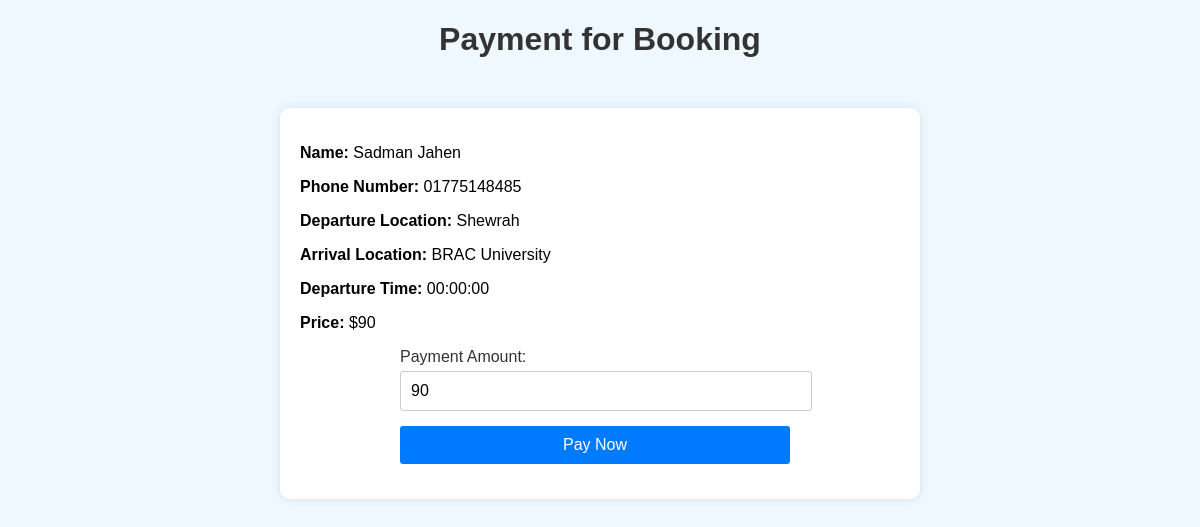
Screenshot of /transaction.php?booking_id=30 (signed in) with the database file from the repository.
### tables this page shows
CREATE TABLE `users` (
  `user_id` int(11) NOT NULL,
  `username` varchar(50) DEFAULT NULL,
  `password` varchar(255) DEFAULT NULL,
  `email` varchar(100) DEFAULT NULL,
  `full_name` varchar(100) DEFAULT NULL,
  `profile_picture` varchar(40) NOT NULL,
  `student_id` varchar(255) NOT NULL,
  `permanent_address` varchar(255) NOT NULL,
  `present_address` varchar(255) NOT NULL,
  `phone_number` varchar(15) NOT NULL,
  `emergency_number` varchar(15) NOT NULL,
  `blood_group` varchar(5) NOT NULL,
  `registration_date` timestamp NOT NULL DEFAULT current_timestamp(),
  `reset_token` varchar(255) DEFAULT NULL
);

CREATE TABLE `bookings` (
  `booking_pnr` varchar(255) NOT NULL,
  `booking_id` int(11) NOT NULL,
  `user_id` int(11) DEFAULT NULL,
  `schedule_id` int(11) DEFAULT NULL,
  `schedule_id_2` int(11) DEFAULT NULL,
  `booking_date` timestamp NOT NULL DEFAULT current_timestamp(),
  `departure_location` varchar(250) NOT NULL,
  `arrival_location` varchar(250) NOT NULL,
  `departure_time` time NOT NULL,
  `price` int(40) NOT NULL,
  `status` enum('pending','approved','rejected') DEFAULT 'pending',
  `journey_date` date DEFAULT NULL
);

### transaction.php (the view, shortened to what this page needs)
<?php
include 'config.php';
$booking_id = $_GET['booking_id'];
$sql = "SELECT * FROM bookings WHERE booking_id = '$booking_id'";
$result = $conn->query($sql);
if ($result->num_rows > 0) {
    $booking = $result->fetch_assoc();
    $departure_location = $booking['departure_location'];
    $arrival_location = $booking['arrival_location'];
    $departure_time = $booking['departure_time'];
    $price = $booking['price'];
    $user_id = $booking['user_id'];
    $sql_user = "SELECT full_name, phone_number FROM users WHERE user_id='$user_id'";
    $result_user = $conn->query($sql_user);
    if ($result_user->num_rows > 0) {
        $user_details = $result_user->fetch_assoc();
        $full_name = $user_details['full_name'];
        $phone_number = $user_details['phone_number'];
    } else {
        $full_name = 'Unknown';
        $phone_number = 'Unknown';
    }
} else {
    header("Location: view_bookings.php");
    exit();
}
?>
<!DOCTYPE html>
<html lang="en">
<head>
</head>
<body>
    <header>
        <h1>Payment for Booking</h1>
    </header>
    <div class="container">
        <p><strong>Name:</strong> <?php echo $full_name; ?></p>
        <p><strong>Phone Number:</strong> <?php echo $phone_number; ?></p>
        <p><strong>Departure Location:</strong> <?php echo $departure_location; ?></p>
        <p><strong>Arrival Location:</strong> <?php echo $arrival_location; ?></p>
        <p><strong>Departure Time:</strong> <?php echo $departure_time; ?></p>
        <p><strong>Price:</strong> $<?php echo $price; ?></p>
        <form action="transaction.php?booking_id=<?php echo $booking_id; ?>" method="post">
            <label for="amount">Payment Amount:</label>
            <input type="number" id="amount" name="amount" step="0.01" min="<?php echo $price; ?>" value="<?php echo $price; ?>" readonly required>
            <button type="submit">Pay Now</button>
        </form>
    </div>
</body>
</html>

### transaction.php (style rules this page uses)
body { font-family: Arial, sans-serif; background-color: #f0f8ff; margin: 0; padding: 0; }
.container { max-width: 600px; margin: 50px auto; padding: 20px; background-color: #fff; border-radius: 10px; box-shadow: 0 0 10px rgba(0, 0, 0, 0.1); }
header { text-align: center; margin-bottom: 20px; }
h1 { color: #333; }
form { max-width: 400px; margin: 0 auto; }
label { display: block; margin-bottom: 5px; color: #333; }
input[type="number"], button { width: calc(100% - 10px); padding: 10px; margin-bottom: 15px; border: 1px solid #ccc; border-radius: 3px; font-size: 16px; }
button { background-color: #007bff; color: white; border: none; border-radius: 3px; cursor: pointer; }

### rows the page displays
users: full_name "Sadman Jahen", phone_number "01775148485"
bookings: departure_location "Shewrah", arrival_location "BRAC University", departure_time "00:00:00", price "90", amount "90"
